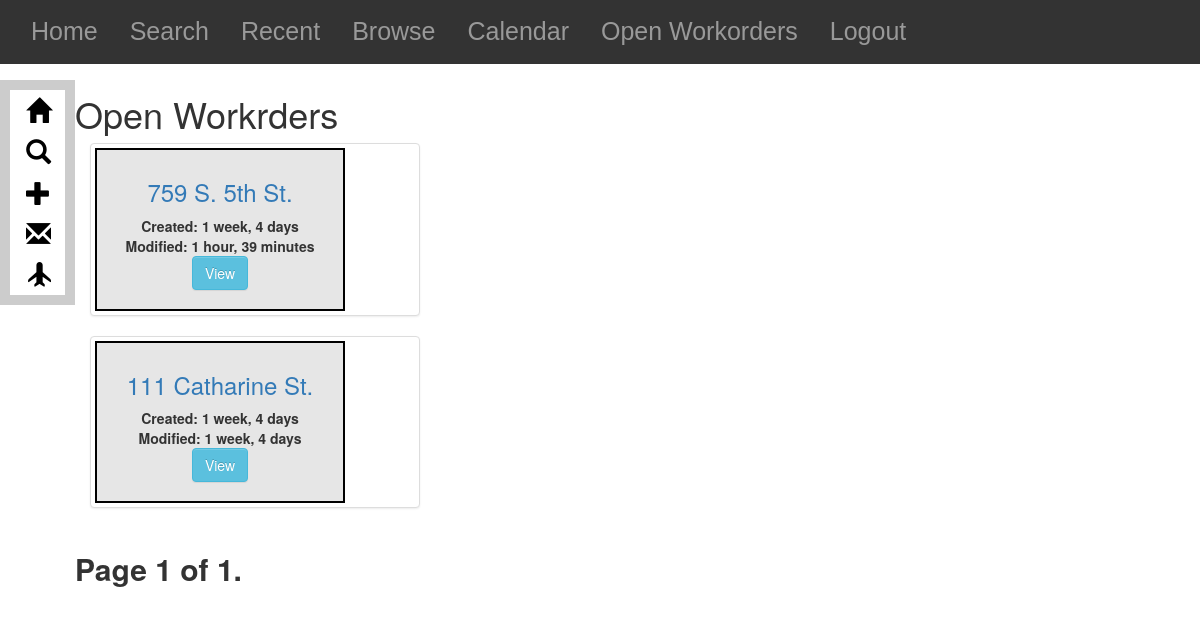
Page /customers/open_workorders/ on the earlier database version.
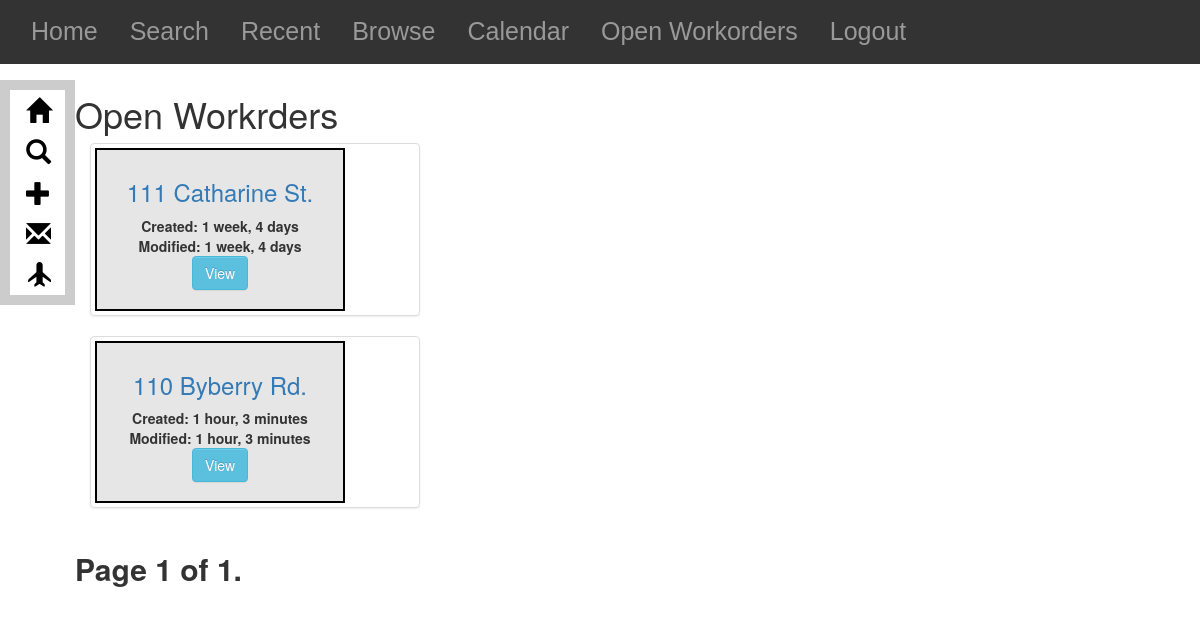
Same page on the later database version.
### Customers/models.py (models this page shows, shortened)
class WorkOrder(models.Model):
    customer_id = models.ForeignKey(
        'Customer',
    )
    user = models.ForeignKey(settings.AUTH_USER_MODEL, default=1)
    modified_by = models.CharField(max_length=50, default=1)
    jobId= models.AutoField(primary_key=True)
    jobStreet = models.CharField(max_length=25)
    jobCity = models.CharField(max_length=20)
    jobState = models.CharField(max_length=2)
    jobZip = models.CharField(max_length=5)
    stories = models.IntegerField()
    access = models.CharField(max_length=20)
    problem = models.CharField(max_length=200)
    notes = models.CharField(max_length=150, blank=True)
    picture = models.ImageField(null=True,blank=True)
    assigned_to = models.CharField(choices=LEAD_ASSIGNED_CHOICES,max_length=20, blank=True, default="")
    contract = models.FileField(upload_to=upload_location, blank=True)
    crew_assigned = models.CharField(choices=JOB_ASSIGNED_CHOICES ,max_length=50, blank=True, default="")
    completed = models.BooleanField(default=False, blank=True)
    created = models.DateTimeField(auto_now=False, auto_now_add=True)
    modified = models.DateTimeField(auto_now=True, auto_now_add=False)
    latlng = models.CharField(blank=True, max_length=100, default="")
    lat = models.FloatField(blank=True, max_length=100, default=0)
    lng = models.FloatField(blank=True, max_length=100, default=0)
    class Meta:
        ordering = ["-created", "-modified"]
    def get_absolute_url(self):
        return reverse("customers:detail", args=[str(self.customer_id)])

### Customers/views.py (the view)
def open_workorders(request):
    queryset_list = WorkOrder.objects.all().filter(completed=False).order_by('created')
    customers = Customer.objects.all()
    paginator = Paginator(queryset_list, 25) # show 25 customers per page
    page_request_var = "page"
    page = request.GET.get(page_request_var)
    try:
        queryset = paginator.page(page)
    except PageNotAnInteger:
        queryset = paginator.page(1)
    except EmptyPage:
        queryset = paginator.page(paginator.num_pages)
    context = {
        "title": "Open Workrders",
        "object_list": queryset,
        "customers":customers,
        "page_request_var": page_request_var,
    }
    return render(request, "open_workorders.html", context)

### Customers/models.py (called while the page is built)
    def __str__(self):
        return str(self.id)

### Customers/templates/open_workorders.html (shortened to what this page needs)
{% extends "base.html" %}
{% block content %}
<h1>{{ title }}</h1>
<div class="open_workorder_list_div">
    {% for obj in object_list %}
    <div class="open-workorder-list-object">
        <div class="col-md-8">
            <div class="thumbnail">
                <div class="caption">
                    <h3><a href="{{ obj.get_absolute_url}}">{{obj.jobStreet}}</a></h3>
                    <strong>Created: {{obj.created|timesince }}</strong></br>
                    <strong>Modified: {{ obj.modified|timesince }}<br/>
                    <p><a href="{{ obj.get_absolute_url }}workorder_detail/{{obj.jobId}}" class="btn btn-info" id="btnViewWorkorder" role="button">View</a></p>
                </div>
            </div>
        </div>
    </div>
    {% endfor %}
    <div>
<div class="pagination col-md-8">
    <span class="step-links">
        <span class="current">
            Page {{ object_list.number }} of {{ object_list.paginator.num_pages }}.
        </span>
    </span>
</div>
</div>
</div>
{% endblock content %}

Differences in the rows shown:
removed WorkOrder: jobStreet "759 S. 5th St.", created "1 week, 4 days", modified "1 hour, 39 minutes"
added WorkOrder: jobStreet "110 Byberry Rd.", created "1 hour, 3 minutes", modified "1 hour, 3 minutes"
